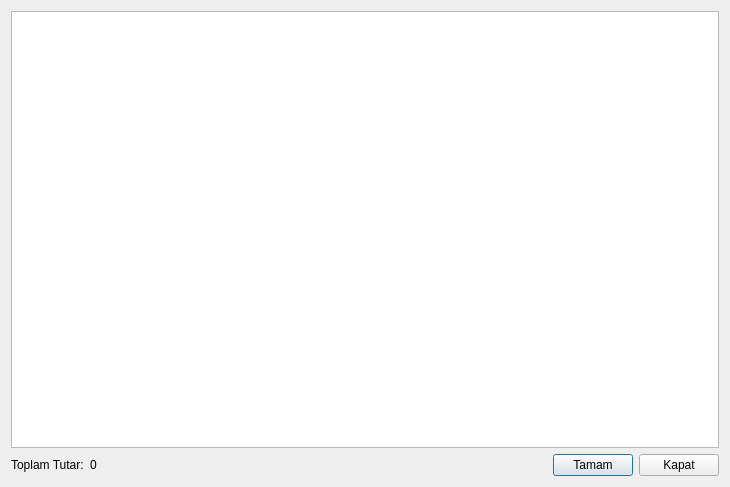
<?xml version="1.0" encoding="UTF-8"?>
<ui version="4.0">
 <class>faturaEkle</class>
 <widget class="QDialog" name="faturaEkle">
  <property name="geometry">
   <rect>
    <x>0</x>
    <y>0</y>
    <width>730</width>
    <height>487</height>
   </rect>
  </property>
  <property name="windowTitle">
   <string>Dialog</string>
  </property>
  <layout class="QGridLayout" name="gridLayout">
   <item row="0" column="0" colspan="4">
    <widget class="QTableWidget" name="tableWidget"/>
   </item>
   <item row="1" column="3">
    <layout class="QHBoxLayout" name="horizontalLayout">
     <item>
      <widget class="QPushButton" name="btnTamam">
       <property name="text">
        <string>Tamam</string>
       </property>
       <property name="checkable">
        <bool>false</bool>
       </property>
       <property name="checked">
        <bool>false</bool>
       </property>
      </widget>
     </item>
     <item>
      <widget class="QPushButton" name="btnKapat">
       <property name="text">
        <string>Kapat</string>
       </property>
      </widget>
     </item>
    </layout>
   </item>
   <item row="1" column="2">
    <spacer name="horizontalSpacer">
     <property name="orientation">
      <enum>Qt::Horizontal</enum>
     </property>
     <property name="sizeHint" stdset="0">
      <size>
       <width>40</width>
       <height>20</height>
      </size>
     </property>
    </spacer>
   </item>
   <item row="1" column="0">
    <widget class="QLabel" name="label">
     <property name="text">
      <string>Toplam Tutar:</string>
     </property>
    </widget>
   </item>
   <item row="1" column="1">
    <widget class="QLabel" name="lblToplamTutar">
     <property name="text">
      <string>0</string>
     </property>
    </widget>
   </item>
  </layout>
 </widget>
 <resources/>
 <connections/>
</ui>
